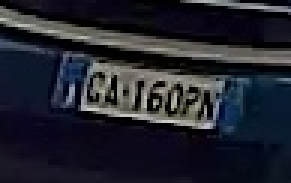
#> input picture foto_test.jpg, 97 x 61 px (shown 3 times larger)
$ python -i plate_processor.py   (imports and definitions only)   (older library calls are emulated)
#> lines starting #> are read from the running program, lines starting #| are printed output that depends on the picture
"""
targhe_auto/plate_processor.py

Pre-processing adattivo giorno/notte + ensemble OCR su 2 varianti.

REGOLA BASE:
  Passiamo sempre un file path al modello OCR wrapper (ocr_compat.py/easyocr).
  Il wrapper gestisce lettura, grayscale e resize internamente.
  Zero ambiguità sul formato del tensore.

ENSEMBLE:
  Processiamo il crop con 2 varianti di preprocessing, salviamo entrambe
  in file temporanei distinti, lanciamo OCR su entrambe con
  return_confidence=True, teniamo il risultato con mean(char_probs) più alto.
  Overhead reale: ~1 OCR extra su un crop piccolo (~3-5ms su CPU).

RILEVAMENTO GIORNO/NOTTE — criterio triplo (basta uno):
  brightness < 80  → immagine scura
  noise      > 14  → alto rumore (ISO elevato, tipico notturno)
  contrast   < 30  → basso contrasto (IR, nebbia, illuminazione piatta)
  Se nessuno scatta usa l'orario come tiebreak.
"""

import os
import tempfile
from typing import Tuple, Optional

import cv2
import numpy as np
from datetime import datetime

from config import ORA_GIORNO, PLATE_UPSCALE


# ─── Analisi immagine ─────────────────────────────────────────────────────────

# [17 lines left out: functions _analizza, _is_night, not called in this run]


# ─── Varianti di preprocessing ────────────────────────────────────────────────

def _variant_day_a(img: np.ndarray) -> np.ndarray:
    """Diurna principale: Originale a colori (solo ridimensionato in processa_targa)."""
    return img


# [7 lines left out: function _variant_day_b, not called in this run]


def _variant_night_a(gray: np.ndarray) -> np.ndarray:
    """Notturna principale: denoising → CLAHE → gamma → sharpening leggero."""
    denoised = cv2.bilateralFilter(gray, 7, 25, 25)
    clahe    = cv2.createCLAHE(clipLimit=3.5, tileGridSize=(4, 4))
    enhanced = clahe.apply(denoised)
    lut      = np.array([min(255, int((i / 255.0) ** 0.65 * 255)) for i in range(256)], dtype=np.uint8)
    gamma    = cv2.LUT(enhanced, lut)
    blur     = cv2.GaussianBlur(gamma, (0, 0), 1.0)
    return cv2.addWeighted(gamma, 1.3, blur, -0.3, 0)


# ─── Ensemble OCR ─────────────────────────────────────────────────────────────

# [72 lines left out: functions ocr_ensemble, processa_targa, not called in this run]

>>> import cv2
>>> picture = cv2.imread('../foto_test.jpg', cv2.IMREAD_GRAYSCALE)
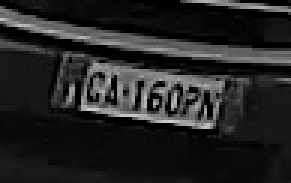
#> picture: shape (61, 97) (shown 3 times larger); min 0, max 208, mean 36.4
>>> result = _variant_night_a(picture)
#> in _variant_night_a, `enhanced = clahe.apply(denoised)`:
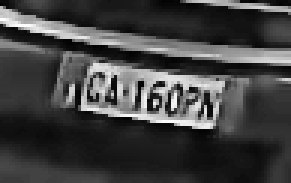
#> enhanced: shape (61, 97) (shown 3 times larger); min 2, max 255, mean 65.5
#> in _variant_night_a, `gamma    = cv2.LUT(enhanced, lut)`:
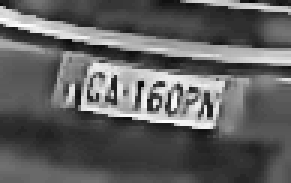
#> gamma: shape (61, 97) (shown 3 times larger); min 10, max 255, mean 96.2
#> in _variant_night_a, `blur     = cv2.GaussianBlur(gamma, (0, 0), 1.0)`:
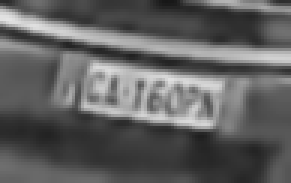
#> blur: shape (61, 97) (shown 3 times larger); min 23, max 228, mean 96.1
